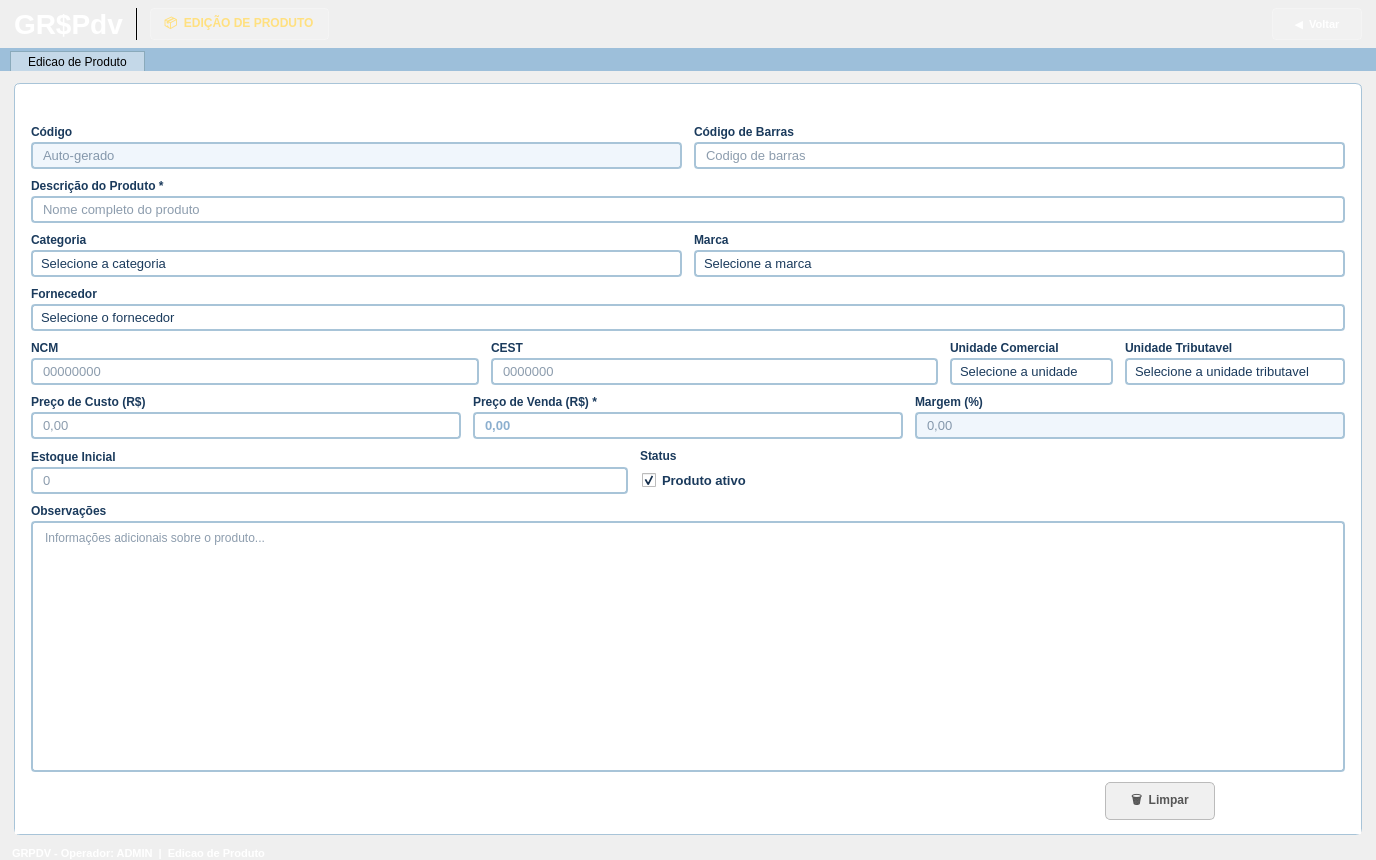
<?xml version="1.0" encoding="UTF-8"?>
<ui version="4.0">
 <class>CadastroProduto</class>
 <widget class="QWidget" name="CadastroProduto">
  <property name="geometry">
   <rect>
    <x>0</x>
    <y>0</y>
    <width>1376</width>
    <height>860</height>
   </rect>
  </property>
  <property name="windowTitle">
   <string>GR$Pdv - Edicao de Produto</string>
  </property>
  <property name="styleSheet">
   <string notr="true">QWidget { font-family: Arial; }</string>
  </property>
  <layout class="QVBoxLayout" name="mainVLayout">
   <property name="spacing">
    <number>0</number>
   </property>
   <property name="leftMargin">
    <number>0</number>
   </property>
   <property name="topMargin">
    <number>0</number>
   </property>
   <property name="rightMargin">
    <number>0</number>
   </property>
   <property name="bottomMargin">
    <number>0</number>
   </property>
   <item>
    <widget class="QFrame" name="frameHeader">
     <property name="styleSheet">
      <string notr="true">
       QFrame#frameHeader {
        background: qlineargradient(x1:0, y1:0, x2:0, y2:1,
         stop:0 #3585c8, stop:1 #1a5fa0);
       }
      </string>
     </property>
     <layout class="QHBoxLayout" name="headerHLayout">
      <property name="spacing">
       <number>12</number>
      </property>
      <property name="leftMargin">
       <number>14</number>
      </property>
      <property name="topMargin">
       <number>8</number>
      </property>
      <property name="rightMargin">
       <number>14</number>
      </property>
      <property name="bottomMargin">
       <number>8</number>
      </property>
      <item>
       <widget class="QLabel" name="lblLogo">
        <property name="styleSheet">
         <string notr="true">color: white; font-size: 28px; font-weight: bold;</string>
        </property>
        <property name="text">
         <string>GR$Pdv</string>
        </property>
       </widget>
      </item>
      <item>
       <widget class="QFrame" name="frameSepHeader">
        <property name="styleSheet">
         <string notr="true">background-color: rgba(255,255,255,80);</string>
        </property>
        <property name="frameShape">
         <enum>QFrame::VLine</enum>
        </property>
       </widget>
      </item>
      <item>
       <widget class="QLabel" name="lblBadge">
        <property name="styleSheet">
         <string notr="true">
          QLabel {
           background-color: rgba(255,255,255,30);
           color: #ffe080;
           font-size: 12px;
           font-weight: bold;
           border: 1px solid rgba(255,255,255,60);
           border-radius: 4px;
           padding: 3px 10px;
          }
         </string>
        </property>
        <property name="text">
         <string>📦  EDIÇÃO DE PRODUTO</string>
        </property>
       </widget>
      </item>
      <item>
       <spacer name="headerSpacer">
        <property name="orientation">
         <enum>Qt::Horizontal</enum>
        </property>
        <property name="sizeHint" stdset="0">
         <size>
          <width>40</width>
          <height>10</height>
         </size>
        </property>
       </spacer>
      </item>
      <item>
       <widget class="QPushButton" name="btnVoltar">
        <property name="minimumSize">
         <size>
          <width>90</width>
          <height>32</height>
         </size>
        </property>
        <property name="styleSheet">
         <string notr="true">
          QPushButton {
           background-color: rgba(255,255,255,25);
           color: white;
           font-size: 11px;
           font-weight: bold;
           border: 1px solid rgba(255,255,255,60);
           border-radius: 4px;
           padding: 4px 12px;
          }
          QPushButton:hover  { background-color: rgba(255,255,255,40); }
          QPushButton:pressed{ background-color: rgba(255,255,255,15); }
         </string>
        </property>
        <property name="text">
         <string>◀  Voltar</string>
        </property>
       </widget>
      </item>
     </layout>
    </widget>
   </item>
   <item>
    <widget class="QFrame" name="frameTabBar">
     <property name="styleSheet">
      <string notr="true">QFrame#frameTabBar { background-color: #9dbfda; }</string>
     </property>
     <layout class="QHBoxLayout" name="tabHLayout">
      <property name="leftMargin">
       <number>10</number>
      </property>
      <property name="topMargin">
       <number>3</number>
      </property>
      <property name="rightMargin">
       <number>0</number>
      </property>
      <property name="bottomMargin">
       <number>0</number>
      </property>
      <item>
       <widget class="QLabel" name="lblTabCadProduto">
        <property name="styleSheet">
         <string notr="true">
          QLabel {
           background-color: #c4d8e8;
           border: 1px solid #8aaabb;
           border-bottom: none;
           padding: 1px 14px;
           font-size: 12px;
          }
         </string>
        </property>
        <property name="text">
         <string>Edicao de Produto</string>
        </property>
       </widget>
      </item>
      <item>
       <spacer name="tabSpacer">
        <property name="orientation">
         <enum>Qt::Horizontal</enum>
        </property>
        <property name="sizeHint" stdset="0">
         <size>
          <width>40</width>
          <height>20</height>
         </size>
        </property>
       </spacer>
      </item>
     </layout>
    </widget>
   </item>
   <item>
    <layout class="QHBoxLayout" name="conteudoHLayout" stretch="2">
     <property name="spacing">
      <number>12</number>
     </property>
     <property name="leftMargin">
      <number>14</number>
     </property>
     <property name="topMargin">
      <number>12</number>
     </property>
     <property name="rightMargin">
      <number>14</number>
     </property>
     <property name="bottomMargin">
      <number>12</number>
     </property>
     <item>
      <widget class="QFrame" name="frameFormulario">
       <property name="styleSheet">
        <string notr="true">
          QFrame#frameFormulario {
           background-color: #ffffff;
           border: 1px solid #a8c4d8;
           border-radius: 6px;
          }
         </string>
       </property>
       <layout class="QVBoxLayout" name="formularioVLayout">
        <property name="spacing">
         <number>0</number>
        </property>
        <property name="leftMargin">
         <number>0</number>
        </property>
        <property name="topMargin">
         <number>0</number>
        </property>
        <property name="rightMargin">
         <number>0</number>
        </property>
        <property name="bottomMargin">
         <number>0</number>
        </property>
        <item>
         <widget class="QLabel" name="lblFormTitle">
          <property name="styleSheet">
           <string notr="true">
             QLabel {
              background: qlineargradient(x1:0, y1:0, x2:0, y2:1,
               stop:0 #3585c8, stop:1 #1a5fa0);
              color: white;
              font-size: 13px;
              font-weight: bold;
              padding: 6px 14px;
              border-top-left-radius: 6px;
              border-top-right-radius: 6px;
             }
            </string>
          </property>
          <property name="text">
           <string>Editar Dados do Produto</string>
          </property>
         </widget>
        </item>
        <item>
         <widget class="QFrame" name="frameCampos">
          <property name="styleSheet">
           <string notr="true">QFrame#frameCampos { background-color: #ffffff; }</string>
          </property>
          <layout class="QVBoxLayout" name="camposVLayout">
           <property name="spacing">
            <number>10</number>
           </property>
           <property name="leftMargin">
            <number>16</number>
           </property>
           <property name="topMargin">
            <number>14</number>
           </property>
           <property name="rightMargin">
            <number>16</number>
           </property>
           <property name="bottomMargin">
            <number>14</number>
           </property>
           <item>
            <layout class="QHBoxLayout" name="row1HLayout">
             <property name="spacing">
              <number>12</number>
             </property>
             <item>
              <layout class="QVBoxLayout" name="colCodigoVLayout">
               <property name="spacing">
                <number>3</number>
               </property>
               <item>
                <widget class="QLabel" name="lblCodigo">
                 <property name="styleSheet">
                  <string notr="true">font-size:12px; font-weight:bold; color:#1a3a5c;</string>
                 </property>
                 <property name="text">
                  <string>Código</string>
                 </property>
                </widget>
               </item>
               <item>
                <widget class="QLineEdit" name="lineEditCodigo">
                 <property name="styleSheet">
                  <string notr="true">
                    QLineEdit {
                     background-color: #f0f6fc;
                     border: 2px solid #a8c4d8;
                     border-radius: 4px;
                     font-size: 13px;
                     color: #1a3a5c;
                     padding: 3px 8px;
                    }
                    QLineEdit:focus { border-color: #3585c8; background-color: #ffffff; }
                   </string>
                 </property>
                 <property name="readOnly">
                  <bool>true</bool>
                 </property>
                 <property name="placeholderText">
                  <string>Auto-gerado</string>
                 </property>
                </widget>
               </item>
              </layout>
             </item>
             <item>
              <layout class="QVBoxLayout" name="colCodigoBarrasVLayout">
               <property name="spacing">
                <number>3</number>
               </property>
               <item>
                <widget class="QLabel" name="lblCodigoBarras">
                 <property name="styleSheet">
                  <string notr="true">font-size:12px; font-weight:bold; color:#1a3a5c;</string>
                 </property>
                 <property name="text">
                  <string>Código de Barras</string>
                 </property>
                </widget>
               </item>
               <item>
                <widget class="QLineEdit" name="lineEditCodigoBarras">
                 <property name="styleSheet">
                  <string notr="true">
                    QLineEdit {
                     background-color: #ffffff;
                     border: 2px solid #a8c4d8;
                     border-radius: 4px;
                     font-size: 13px;
                     color: #1a3a5c;
                     padding: 3px 8px;
                    }
                    QLineEdit:focus { border-color: #3585c8; }
                   </string>
                 </property>
                 <property name="placeholderText">
                  <string>Codigo de barras</string>
                 </property>
                </widget>
               </item>
              </layout>
             </item>
            </layout>
           </item>
           <item>
            <layout class="QVBoxLayout" name="colDescVLayout">
             <property name="spacing">
              <number>3</number>
             </property>
             <item>
              <widget class="QLabel" name="lblDescricao">
               <property name="styleSheet">
                <string notr="true">font-size:12px; font-weight:bold; color:#1a3a5c;</string>
               </property>
               <property name="text">
                <string>Descrição do Produto *</string>
               </property>
              </widget>
             </item>
             <item>
              <widget class="QLineEdit" name="lineEditDescricao">
               <property name="styleSheet">
                <string notr="true">
                  QLineEdit {
                   background-color: #ffffff;
                   border: 2px solid #a8c4d8;
                   border-radius: 4px;
                   font-size: 13px;
                   color: #1a3a5c;
                   padding: 3px 8px;
                  }
                  QLineEdit:focus { border-color: #3585c8; }
                 </string>
               </property>
               <property name="placeholderText">
                <string>Nome completo do produto</string>
               </property>
              </widget>
             </item>
            </layout>
           </item>
           <item>
            <layout class="QHBoxLayout" name="row2HLayout">
             <property name="spacing">
              <number>12</number>
             </property>
             <item>
              <layout class="QVBoxLayout" name="colCategoriaVLayout">
               <property name="spacing">
                <number>3</number>
               </property>
               <item>
                <widget class="QLabel" name="lblCategoria">
                 <property name="styleSheet">
                  <string notr="true">font-size:12px; font-weight:bold; color:#1a3a5c;</string>
                 </property>
                 <property name="text">
                  <string>Categoria</string>
                 </property>
                </widget>
               </item>
               <item>
                <widget class="QComboBox" name="comboCategoria">
                 <property name="styleSheet">
                  <string notr="true">
                    QComboBox {
                     background-color: #ffffff;
                     border: 2px solid #a8c4d8;
                     border-radius: 4px;
                     font-size: 13px;
                     color: #1a3a5c;
                     padding: 3px 8px;
                    }
                    QComboBox:focus { border-color: #3585c8; }
                    QComboBox::drop-down {
                     border: none;
                     width: 24px;
                    }
                    QComboBox QAbstractItemView {
                     background-color: #ffffff;
                     border: 1px solid #a8c4d8;
                     selection-background-color: #3585c8;
                     selection-color: white;
                     font-size: 13px;
                    }
                   </string>
                 </property>
                 <item>
                  <property name="text">
                   <string>Selecione a categoria</string>
                  </property>
                 </item>
                </widget>
               </item>
              </layout>
             </item>
             <item>
              <layout class="QVBoxLayout" name="colUnidadeVLayout">
               <property name="spacing">
                <number>3</number>
               </property>
               <item>
                <widget class="QLabel" name="lblUnidade">
                 <property name="styleSheet">
                  <string notr="true">font-size:12px; font-weight:bold; color:#1a3a5c;</string>
                 </property>
                 <property name="text">
                  <string>Marca</string>
                 </property>
                </widget>
               </item>
               <item>
                <widget class="QComboBox" name="comboMarca">
                 <property name="styleSheet">
                  <string notr="true">
                    QComboBox {
                     background-color: #ffffff;
                     border: 2px solid #a8c4d8;
                     border-radius: 4px;
                     font-size: 13px;
                     color: #1a3a5c;
                     padding: 3px 8px;
                    }
                    QComboBox:focus { border-color: #3585c8; }
                    QComboBox::drop-down { border: none; width: 24px; }
                    QComboBox QAbstractItemView {
                     background-color: #ffffff;
                     border: 1px solid #a8c4d8;
                     selection-background-color: #3585c8;
                     selection-color: white;
                     font-size: 13px;
                    }
                   </string>
                 </property>
                 <item>
                  <property name="text">
                   <string>Selecione a marca</string>
                  </property>
                 </item>
                </widget>
               </item>
              </layout>
             </item>
            </layout>
           </item>
           <item>
            <layout class="QVBoxLayout" name="colFornVLayout">
             <property name="spacing">
              <number>3</number>
             </property>
             <item>
              <widget class="QLabel" name="lblD">
               <property name="styleSheet">
                <string notr="true">font-size:12px; font-weight:bold; color:#1a3a5c;</string>
               </property>
               <property name="text">
                <string>Fornecedor</string>
               </property>
              </widget>
             </item>
             <item>
              <widget class="QComboBox" name="comboBox">
               <property name="styleSheet">
                <string notr="true">
                    QComboBox {
                     background-color: #ffffff;
                     border: 2px solid #a8c4d8;
                     border-radius: 4px;
                     font-size: 13px;
                     color: #1a3a5c;
                     padding: 3px 8px;
                    }
                    QComboBox:focus { border-color: #3585c8; }
                    QComboBox::drop-down {
                     border: none;
                     width: 24px;
                    }
                    QComboBox QAbstractItemView {
                     background-color: #ffffff;
                     border: 1px solid #a8c4d8;
                     selection-background-color: #3585c8;
                     selection-color: white;
                     font-size: 13px;
                    }
                   </string>
               </property>
               <item>
                <property name="text">
                 <string>Selecione o fornecedor</string>
                </property>
               </item>
              </widget>
             </item>
            </layout>
           </item>
           <item>
            <layout class="QHBoxLayout" name="rowFiscalHLayout">
             <property name="spacing">
              <number>12</number>
             </property>
             <item>
              <layout class="QVBoxLayout" name="colNcmVLayout">
               <property name="spacing">
                <number>3</number>
               </property>
               <item>
                <widget class="QLabel" name="lblNcm">
                 <property name="styleSheet">
                  <string notr="true">font-size:12px; font-weight:bold; color:#1a3a5c;</string>
                 </property>
                 <property name="text">
                  <string>NCM</string>
                 </property>
                </widget>
               </item>
               <item>
                <widget class="QLineEdit" name="lineEditNcm">
                 <property name="styleSheet">
                  <string notr="true">
                    QLineEdit {
                     background-color: #ffffff;
                     border: 2px solid #a8c4d8;
                     border-radius: 4px;
                     font-size: 13px;
                     color: #1a3a5c;
                     padding: 3px 8px;
                    }
                    QLineEdit:focus { border-color: #3585c8; }
                   </string>
                 </property>
                 <property name="maxLength">
                  <number>8</number>
                 </property>
                 <property name="placeholderText">
                  <string>00000000</string>
                 </property>
                </widget>
               </item>
              </layout>
             </item>
             <item>
              <layout class="QVBoxLayout" name="colCestVLayout">
               <property name="spacing">
                <number>3</number>
               </property>
               <item>
                <widget class="QLabel" name="lblCest">
                 <property name="styleSheet">
                  <string notr="true">font-size:12px; font-weight:bold; color:#1a3a5c;</string>
                 </property>
                 <property name="text">
                  <string>CEST</string>
                 </property>
                </widget>
               </item>
               <item>
                <widget class="QLineEdit" name="lineEditCest">
                 <property name="styleSheet">
                  <string notr="true">
                    QLineEdit {
                     background-color: #ffffff;
                     border: 2px solid #a8c4d8;
                     border-radius: 4px;
                     font-size: 13px;
                     color: #1a3a5c;
                     padding: 3px 8px;
                    }
                    QLineEdit:focus { border-color: #3585c8; }
                   </string>
                 </property>
                 <property name="maxLength">
                  <number>7</number>
                 </property>
                 <property name="placeholderText">
                  <string>0000000</string>
                 </property>
                </widget>
               </item>
              </layout>
             </item>
             <item>
              <layout class="QVBoxLayout" name="colUnidadeComercialVLayout">
               <property name="spacing">
                <number>3</number>
               </property>
               <item>
                <widget class="QLabel" name="lblUnidadeComercial">
                 <property name="styleSheet">
                  <string notr="true">font-size:12px; font-weight:bold; color:#1a3a5c;</string>
                 </property>
                 <property name="text">
                  <string>Unidade Comercial</string>
                 </property>
                </widget>
               </item>
               <item>
                <widget class="QComboBox" name="comboUnidade">
                 <property name="styleSheet">
                  <string notr="true">
                    QComboBox {
                     background-color: #ffffff;
                     border: 2px solid #a8c4d8;
                     border-radius: 4px;
                     font-size: 13px;
                     color: #1a3a5c;
                     padding: 3px 8px;
                    }
                    QComboBox:focus { border-color: #3585c8; }
                    QComboBox::drop-down { border: none; width: 24px; }
                    QComboBox QAbstractItemView {
                     background-color: #ffffff;
                     border: 1px solid #a8c4d8;
                     selection-background-color: #3585c8;
                     selection-color: white;
                     font-size: 13px;
                    }
                   </string>
                 </property>
                 <item>
                  <property name="text">
                   <string>Selecione a unidade</string>
                  </property>
                 </item>
                </widget>
               </item>
              </layout>
             </item>
             <item>
              <layout class="QVBoxLayout" name="colUnidadeTribVLayout">
               <property name="spacing">
                <number>3</number>
               </property>
               <item>
                <widget class="QLabel" name="lblUnidadeTributavel">
                 <property name="styleSheet">
                  <string notr="true">font-size:12px; font-weight:bold; color:#1a3a5c;</string>
                 </property>
                 <property name="text">
                  <string>Unidade Tributavel</string>
                 </property>
                </widget>
               </item>
               <item>
                <widget class="QComboBox" name="comboUnidadeTributavel">
                 <property name="styleSheet">
                  <string notr="true">
                    QComboBox {
                     background-color: #ffffff;
                     border: 2px solid #a8c4d8;
                     border-radius: 4px;
                     font-size: 13px;
                     color: #1a3a5c;
                     padding: 3px 8px;
                    }
                    QComboBox:focus { border-color: #3585c8; }
                    QComboBox::drop-down { border: none; width: 24px; }
                    QComboBox QAbstractItemView {
                     background-color: #ffffff;
                     border: 1px solid #a8c4d8;
                     selection-background-color: #3585c8;
                     selection-color: white;
                     font-size: 13px;
                    }
                   </string>
                 </property>
                 <item>
                  <property name="text">
                   <string>Selecione a unidade tributavel</string>
                  </property>
                 </item>
                </widget>
               </item>
              </layout>
             </item>
            </layout>
           </item>
           <item>
            <layout class="QHBoxLayout" name="row3HLayout">
             <property name="spacing">
              <number>12</number>
             </property>
             <item>
              <layout class="QVBoxLayout" name="colPrecoCustoVLayout">
               <property name="spacing">
                <number>3</number>
               </property>
               <item>
                <widget class="QLabel" name="lblPrecoCusto">
                 <property name="styleSheet">
                  <string notr="true">font-size:12px; font-weight:bold; color:#1a3a5c;</string>
                 </property>
                 <property name="text">
                  <string>Preço de Custo (R$)</string>
                 </property>
                </widget>
               </item>
               <item>
                <widget class="QLineEdit" name="lineEditPrecoCusto">
                 <property name="styleSheet">
                  <string notr="true">
                    QLineEdit {
                     background-color: #ffffff;
                     border: 2px solid #a8c4d8;
                     border-radius: 4px;
                     font-size: 13px;
                     color: #1a3a5c;
                     padding: 3px 8px;
                    }
                    QLineEdit:focus { border-color: #3585c8; }
                   </string>
                 </property>
                 <property name="placeholderText">
                  <string>0,00</string>
                 </property>
                </widget>
               </item>
              </layout>
             </item>
             <item>
              <layout class="QVBoxLayout" name="colPrecoVendaVLayout">
               <property name="spacing">
                <number>3</number>
               </property>
               <item>
                <widget class="QLabel" name="lblPrecoVenda">
                 <property name="styleSheet">
                  <string notr="true">font-size:12px; font-weight:bold; color:#1a3a5c;</string>
                 </property>
                 <property name="text">
                  <string>Preço de Venda (R$) *</string>
                 </property>
                </widget>
               </item>
               <item>
                <widget class="QLineEdit" name="lineEditPrecoVenda">
                 <property name="styleSheet">
                  <string notr="true">
                    QLineEdit {
                     background-color: #ffffff;
                     border: 2px solid #a8c4d8;
                     border-radius: 4px;
                     font-size: 13px;
                     font-weight: bold;
                     color: #1a5fa0;
                     padding: 3px 8px;
                    }
                    QLineEdit:focus { border-color: #3585c8; }
                   </string>
                 </property>
                 <property name="placeholderText">
                  <string>0,00</string>
                 </property>
                </widget>
               </item>
              </layout>
             </item>
             <item>
              <layout class="QVBoxLayout" name="colMargemVLayout">
               <property name="spacing">
                <number>3</number>
               </property>
               <item>
                <widget class="QLabel" name="lblMargem">
                 <property name="styleSheet">
                  <string notr="true">font-size:12px; font-weight:bold; color:#1a3a5c;</string>
                 </property>
                 <property name="text">
                  <string>Margem (%)</string>
                 </property>
                </widget>
               </item>
               <item>
                <widget class="QLineEdit" name="lineEditMargem">
                 <property name="styleSheet">
                  <string notr="true">
                    QLineEdit {
                     background-color: #f0f6fc;
                     border: 2px solid #a8c4d8;
                     border-radius: 4px;
                     font-size: 13px;
                     color: #1a3a5c;
                     padding: 3px 8px;
                    }
                    QLineEdit:focus { border-color: #3585c8; background-color: #ffffff; }
                   </string>
                 </property>
                 <property name="readOnly">
                  <bool>true</bool>
                 </property>
                 <property name="placeholderText">
                  <string>0,00</string>
                 </property>
                </widget>
               </item>
              </layout>
             </item>
            </layout>
           </item>
           <item>
            <layout class="QHBoxLayout" name="rowEstoqueHLayout">
             <property name="spacing">
              <number>12</number>
             </property>
             <item>
              <layout class="QVBoxLayout" name="colEstoqueVLayout">
               <property name="spacing">
                <number>3</number>
               </property>
               <item>
                <widget class="QLabel" name="lblQuantidadeEstoque">
                 <property name="styleSheet">
                  <string notr="true">font-size:12px; font-weight:bold; color:#1a3a5c;</string>
                 </property>
                 <property name="text">
                  <string>Estoque Inicial</string>
                 </property>
                </widget>
               </item>
               <item>
                <widget class="QLineEdit" name="lineEditQuantidadeEstoque">
                 <property name="styleSheet">
                  <string notr="true">
                    QLineEdit {
                     background-color: #ffffff;
                     border: 2px solid #a8c4d8;
                     border-radius: 4px;
                     font-size: 13px;
                     color: #1a3a5c;
                     padding: 3px 8px;
                    }
                    QLineEdit:focus { border-color: #3585c8; }
                   </string>
                 </property>
                 <property name="placeholderText">
                  <string>0</string>
                 </property>
                </widget>
               </item>
              </layout>
             </item>
             <item>
              <layout class="QVBoxLayout" name="colStatusVLayout">
               <property name="spacing">
                <number>3</number>
               </property>
               <item>
                <widget class="QLabel" name="lblStatusProduto">
                 <property name="styleSheet">
                  <string notr="true">font-size:12px; font-weight:bold; color:#1a3a5c;</string>
                 </property>
                 <property name="text">
                  <string>Status</string>
                 </property>
                </widget>
               </item>
               <item>
                <widget class="QCheckBox" name="checkBoxAtivo">
                 <property name="styleSheet">
                  <string notr="true">
                    QCheckBox {
                     font-size: 13px;
                     font-weight: bold;
                     color: #1a3a5c;
                     padding: 6px 2px;
                    }
                   </string>
                 </property>
                 <property name="text">
                  <string>Produto ativo</string>
                 </property>
                 <property name="checked">
                  <bool>true</bool>
                 </property>
                </widget>
               </item>
              </layout>
             </item>
             <item>
              <spacer name="rowEstoqueSpacer">
               <property name="orientation">
                <enum>Qt::Horizontal</enum>
               </property>
               <property name="sizeHint" stdset="0">
                <size>
                 <width>40</width>
                 <height>20</height>
                </size>
               </property>
              </spacer>
             </item>
            </layout>
           </item>
           <item>
            <layout class="QVBoxLayout" name="colObsVLayout">
             <property name="spacing">
              <number>3</number>
             </property>
             <item>
              <widget class="QLabel" name="lblObservacoes">
               <property name="styleSheet">
                <string notr="true">font-size:12px; font-weight:bold; color:#1a3a5c;</string>
               </property>
               <property name="text">
                <string>Observações</string>
               </property>
              </widget>
             </item>
             <item>
              <widget class="QPlainTextEdit" name="plainTextObservacoes">
               <property name="styleSheet">
                <string notr="true">
                  QPlainTextEdit {
                   background-color: #ffffff;
                   border: 2px solid #a8c4d8;
                   border-radius: 4px;
                   font-size: 12px;
                   color: #1a3a5c;
                   padding: 4px 8px;
                  }
                  QPlainTextEdit:focus { border-color: #3585c8; }
                 </string>
               </property>
               <property name="placeholderText">
                <string>Informações adicionais sobre o produto...</string>
               </property>
              </widget>
             </item>
            </layout>
           </item>
           <item>
            <layout class="QHBoxLayout" name="botoesHLayout">
             <property name="spacing">
              <number>10</number>
             </property>
             <item>
              <spacer name="btnSpacer">
               <property name="orientation">
                <enum>Qt::Horizontal</enum>
               </property>
               <property name="sizeHint" stdset="0">
                <size>
                 <width>40</width>
                 <height>10</height>
                </size>
               </property>
              </spacer>
             </item>
             <item>
              <widget class="QPushButton" name="btnLimpar">
               <property name="minimumSize">
                <size>
                 <width>110</width>
                 <height>38</height>
                </size>
               </property>
               <property name="styleSheet">
                <string notr="true">
                  QPushButton {
                   background-color: #f0f0f0;
                   color: #555555;
                   font-size: 12px;
                   font-weight: bold;
                   border: 1px solid #bbbbbb;
                   border-radius: 5px;
                   padding: 5px 14px;
                  }
                  QPushButton:hover  { background-color: #e0e0e0; }
                  QPushButton:pressed{ background-color: #cccccc; }
                 </string>
               </property>
               <property name="text">
                <string>🗑  Limpar</string>
               </property>
              </widget>
             </item>
             <item>
              <widget class="QPushButton" name="btnSalvar">
               <property name="minimumSize">
                <size>
                 <width>120</width>
                 <height>38</height>
                </size>
               </property>
               <property name="styleSheet">
                <string notr="true">
                  QPushButton {
                   background: qlineargradient(x1:0, y1:0, x2:0, y2:1,
                    stop:0 #3585c8, stop:1 #1a5fa0);
                   color: white;
                   font-size: 12px;
                   font-weight: bold;
                   border: none;
                   border-radius: 5px;
                   padding: 5px 14px;
                  }
                  QPushButton:hover  { background: #2a74b8; }
                  QPushButton:pressed{ background: #1a5fa0; }
                 </string>
               </property>
               <property name="text">
                <string>Atualizar</string>
               </property>
               <property name="shortcut">
                <string>Return</string>
               </property>
              </widget>
             </item>
            </layout>
           </item>
          </layout>
         </widget>
        </item>
       </layout>
      </widget>
     </item>
    </layout>
   </item>
   <item>
    <widget class="QFrame" name="frameStatusBar">
     <property name="styleSheet">
      <string notr="true">
       QFrame#frameStatusBar {
        background: qlineargradient(x1:0, y1:0, x2:0, y2:1,
         stop:0 #3585c8, stop:1 #1a5fa0);
       }
      </string>
     </property>
     <layout class="QHBoxLayout" name="statusHLayout">
      <property name="leftMargin">
       <number>12</number>
      </property>
      <property name="topMargin">
       <number>0</number>
      </property>
      <property name="rightMargin">
       <number>12</number>
      </property>
      <property name="bottomMargin">
       <number>0</number>
      </property>
      <item>
       <widget class="QLabel" name="lblStatusBar">
        <property name="styleSheet">
         <string notr="true">color: white; font-size: 11px; font-weight: bold;</string>
        </property>
        <property name="text">
         <string>GRPDV - Operador: ADMIN  |  Edicao de Produto</string>
        </property>
       </widget>
      </item>
      <item>
       <spacer name="statusSpacer">
        <property name="orientation">
         <enum>Qt::Horizontal</enum>
        </property>
        <property name="sizeHint" stdset="0">
         <size>
          <width>40</width>
          <height>10</height>
         </size>
        </property>
       </spacer>
      </item>
     </layout>
    </widget>
   </item>
  </layout>
 </widget>
 <resources/>
 <connections/>
</ui>
